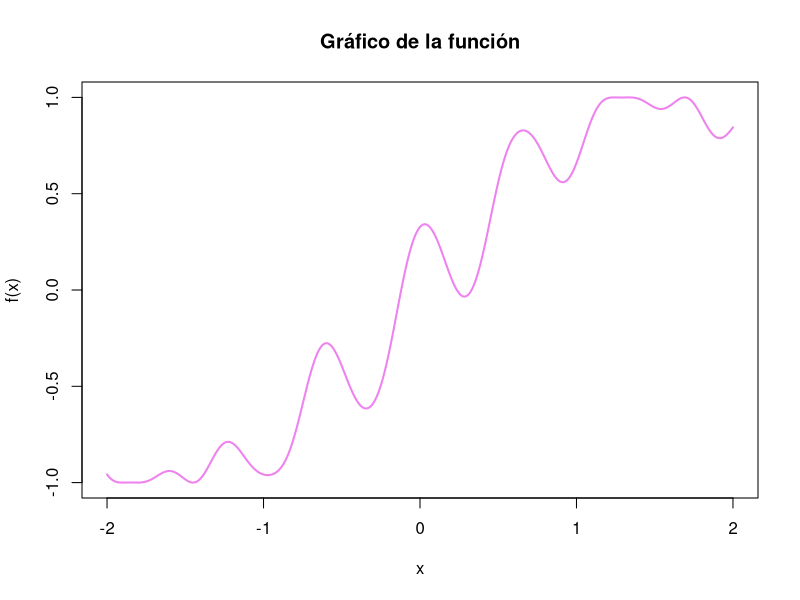
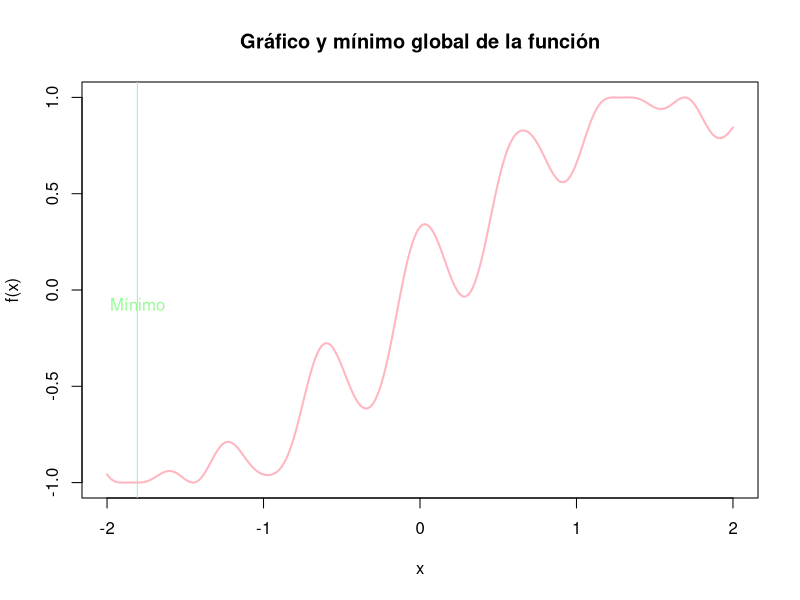
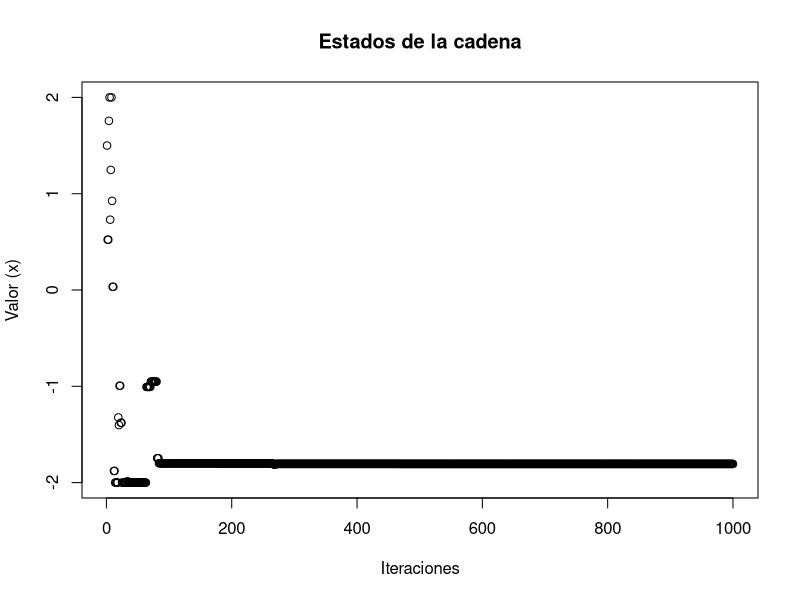
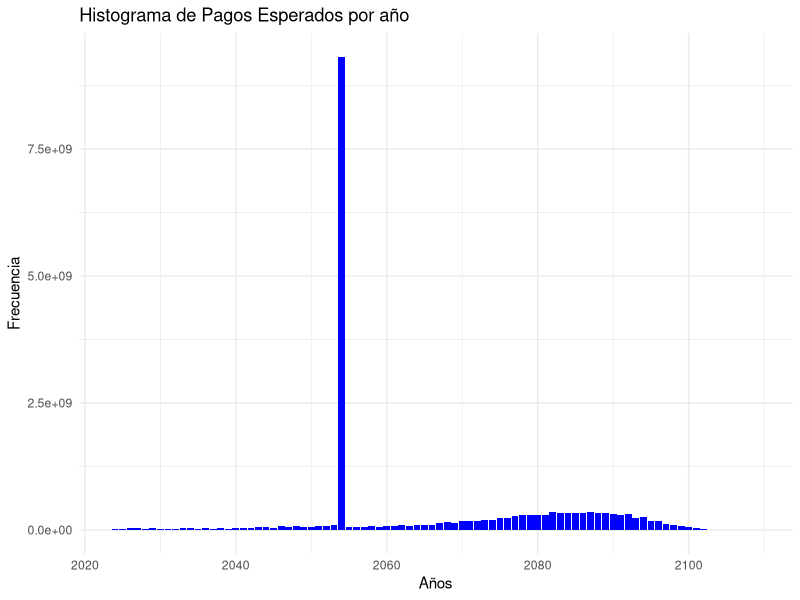
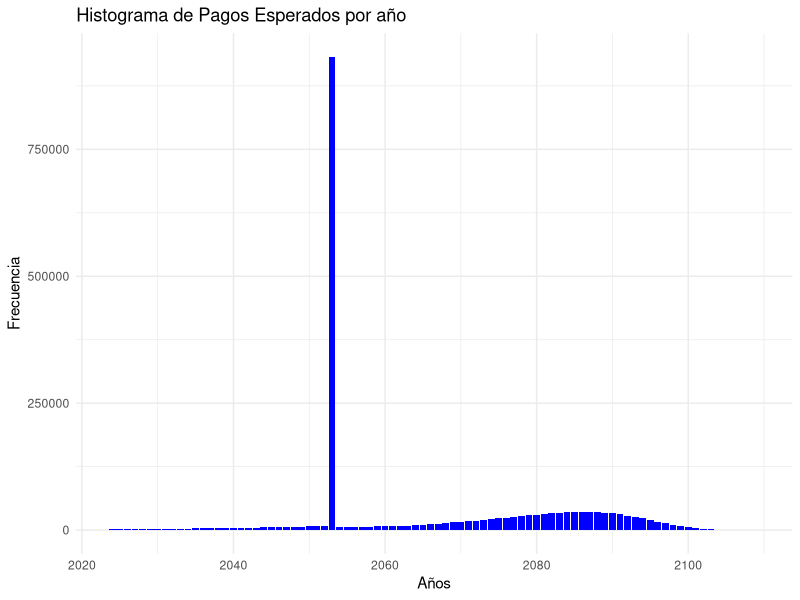
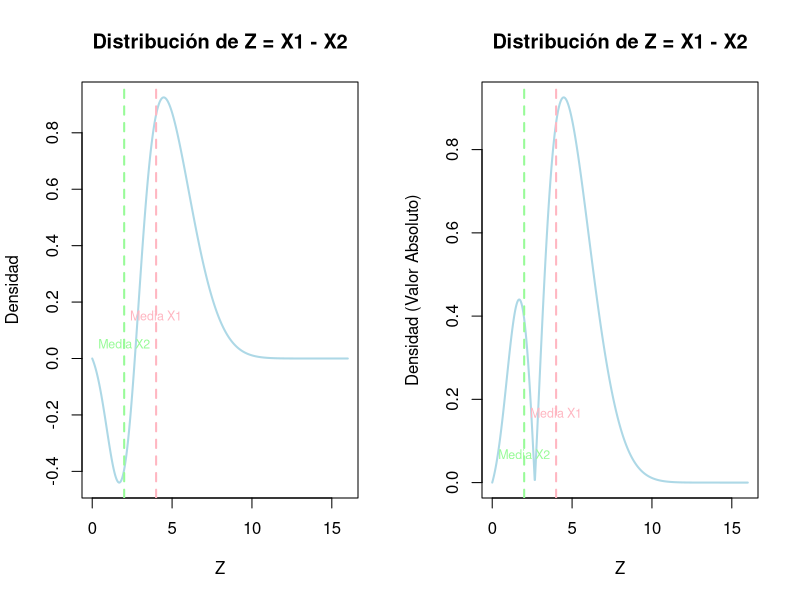
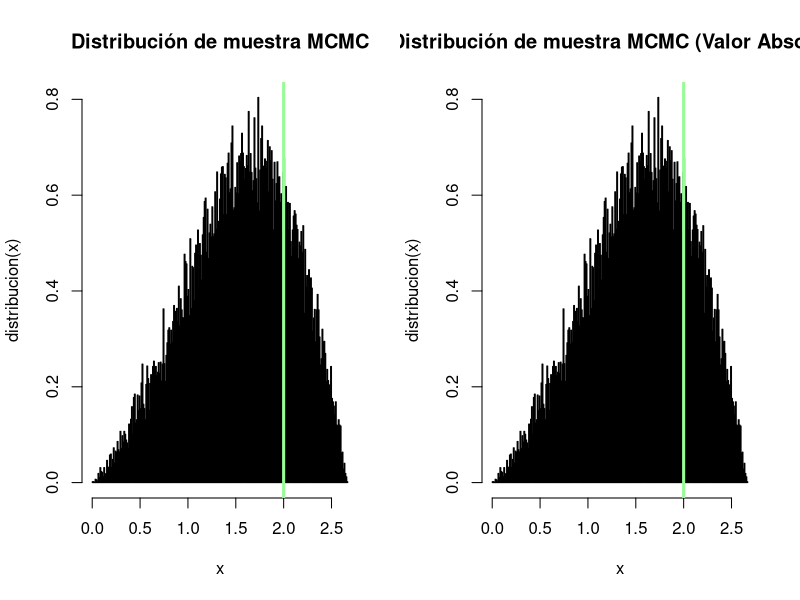
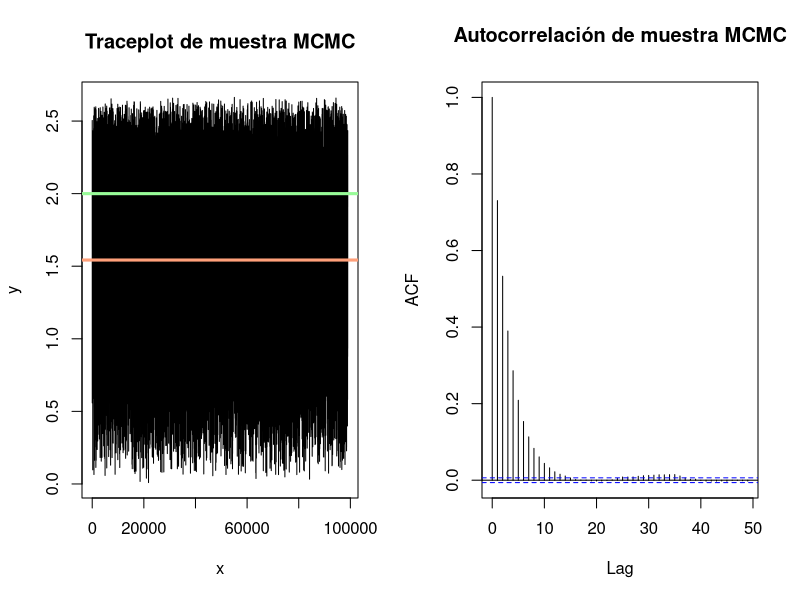

Reproduce these figures in R, in order.
## ---- chunk 1
knitr::opts_chunk$set(echo = TRUE)
## ---- chunk 2
library(tidyverse)
library(readxl)
## ---- chunk 3

#--Estimación de función de distribución mediante integración por Montecarlo--

set.seed(2901)
n <- 10^4 #tamaño de la muestra

X <- rnorm(n, 0.5, sqrt(0.5))

f <- dnorm(X, 0.5, sqrt(0.5))

valor_estimado_1 <- mean(f)

valor_real <- pnorm(-5, 0.5, sqrt(0.5))

comparacion <- data.frame("Estimación" = valor_estimado_1, "Valor real" = valor_real)

print(comparacion)
## ---- chunk 4

#--Estimación de función de distribución mediante Muestreo por Importancia--

A <- rexp(n)+6 #datos aleatorios mayores a 6 con distribución exponencial

w <- dnorm(A, 0.5, sqrt(0.5)) / dexp(A-6)

valor_estimado <- mean(w)

resumen <- data.frame("Estimación" = valor_estimado, "Valor real" = valor_real)

print(resumen)
## ---- chunk 5
error_absoluto <- abs(valor_estimado-valor_real)
## ---- chunk 6
fx <- function(x){sin(x + (cos(10*x)/3))} 
curve(fx,col="violet",lwd=2,from=-2,to = 2,n=1000,ylab="f(x)")
title("Gráfico de la función")
## ---- chunk 7
recalentamiento_simulado <- function(f,alpha=0.5,s0=0,niter,mini=-Inf,maxi=Inf){ 
  s_n <- s0 
  estados <- rep(0,niter) 
  iter_count <- 0 
  
  for(k in 1:niter){ 
    estados[k]<-s_n 
    T <- (1-alpha)^k
    s_new <- rnorm(1,s_n,1)
    
    if(s_new<mini){
      s_new <- mini
    } 
    
    if(s_new>maxi){
      s_new <- maxi
    } 
    
    dif <- f(s_new)-f(s_n)
    
    if(dif< 0){ 
      s_n <- s_new 
    } else { 
        random <- runif(1,0,1) 
        
        if(random <exp(-dif/T)){ 
          s_n <- s_new 
        } 
        
    } 
    
    iter_count <- iter_count +1
    
  }
  
  return(list(r=s_n,e=estados)) 
}

Resultado <- recalentamiento_simulado(fx,0.1,1.5,1000,-2,2) 
Resultado$r
## ---- chunk 8
curve(fx,col="#FFB6C1",lwd=2,from=-2,to = 2,n=1000,ylab="f(x)")
title("Gráfico y mínimo global de la función")
abline(v=Resultado$r,col="#98FB98")
text(Resultado$r, 0, "Mínimo", pos = 1, col = "#98FB98")
## ---- chunk 9
plot(Resultado$e, xlab = "Iteraciones", ylab = "Valor (x)", 
     main = "Estados de la cadena")
## ---- chunk 10
#Se carga la base de datos
tabla_vida <- read_excel("tavid2000-2150.xls",
                         col_types = "numeric")

#Se filtra la base de datos para obtener los datos de un hombre nacido en 1994 
#con edades mayor o igual a 30

datos <- subset(tabla_vida, sex == 1 & ynac == 1994 & edad >=30, select = c(edad,qx, year))

## ---- chunk 11
#Se obtienen las probabilidades de sobrevivencia

px <- 1- datos$qx

#Se añaden las probabilidades de sobrevivencia a la base datos
datos$px <- px
## ---- chunk 12

suma_asegurada_1 <- 10^6
suma_asegurada_2 <- 2*10^6

#--------------------MCMC---------------------------------|   

#Se simulan diversas trayectorias de vida de la persona
set.seed(2901)
iteraciones=10^4
n=length(px)
pago <- rep(0, 86)

for (i in 1:iteraciones) {
  U <- runif(n)  # Se toman como probabilidades de muerte
  t <- 1
  cont <- 1
  
  #Determinación del año de fallecimiento
  while (t == 1) {
    if (U[cont] < px[cont]) {
      cont <- cont + 1
    } else {
      t <- 0
    }
  }
  año_fallecimiento <- cont - 1
  
  #Asignar los pagos correspondientes al año de fallecimiento
  if (año_fallecimiento < 30) {
    pago[año_fallecimiento + 1] <- pago[año_fallecimiento + 1] + suma_asegurada_2 
  } else if (año_fallecimiento ==30) {
    pago[31] <- pago[31]+ suma_asegurada_1
  }else {
    pago[31] <- pago[31] + suma_asegurada_1 
    pago[año_fallecimiento + 1] <- pago[año_fallecimiento + 1] + suma_asegurada_1
  }
}

resultado <- data.frame("Años pago"= datos$year, "Pago" = pago)

## ---- chunk 13
ggplot(data = resultado, aes(x = Años.pago, y = Pago)) +  
  geom_bar(stat = "identity", fill = "blue") +  
  labs(title = "Histograma de Pagos Esperados por año", x = "Años", y = "Frecuencia")+
  theme_minimal()
## ---- chunk 14
#----- Método determinista-----------------------------------------------------|

qx<- datos$qx

#Se crea una función que obtiene n_p_30 (probabilidad de sobrevivencia acumulada)
n_p_30 <- c(0)

n_p_30_function <- function(px) {

  for (i in 1:length(px)) {
    resultado <-1
    for(j in 1: i){
      resultado <- resultado*px[j]
    }
    
    n_p_30[i] <- resultado
  }
  
  return(n_p_30)
}

n_p_30 <- n_p_30_function(px)

datos$n_p_30 <- n_p_30 


#se calculan los pagos esperados para cada año
pago_esperado <- c(0)
pago_esperado[1] <- suma_asegurada_2*qx[1]

#caso fallecimiento antes de los 60 años
for (i in 2: 29 ) {
    pago_esperado[i] <- suma_asegurada_2*n_p_30[i-1]*qx[i]
}

#caso sobrevive a los 60 años

pago_esperado[30] <-suma_asegurada_1*n_p_30[30]

#caso fallecimiento después de los 60 años

for (i in 1: (length(px)-30)) {
  pago_esperado[30+i] <- suma_asegurada_1*n_p_30[30+i-1]*qx[30+i]
}

resultado_determinista <- data.frame("Años pago"= datos$year, "Pago" = pago_esperado)
 
ggplot(data = resultado_determinista, aes(x = Años.pago, y = Pago)) +  
  geom_bar(stat = "identity", fill = "blue") +  
  labs(title = "Histograma de Pagos Esperados por año", x = "Años", y = "Frecuencia")+
  theme_minimal()

## ---- chunk 15
fnormal <- function(x,mu1,mu2,sigma1, sigma2) { 
  fx <- exp(-((x-mu1)^2/(2*(sigma1)))) - exp(-((x-mu2)^2/(2*(sigma2)))) 
  return(fx) 
}

mu1 <- 4
mu2 <- 2
sigma1 <- 4
sigma2 <- 1

fZ <- function(x){return(fnormal(x,mu1,mu2,sigma1,sigma2))}
## ---- chunk 16
# Valores para el rango de la gráfica
x_values <- seq(0, 16, length.out = 1000)

par(mfrow = c(1, 2))

# Gráfico de la distribución de Z y las medias de X1 y X2
plot(x_values, fZ(x_values), type = "l", col = "#ADD8E6", lwd = 2, 
     xlab = "Z", ylab = "Densidad", main = "Distribución de Z = X1 - X2")

# Líneas verticales para las medias de X1 y X2
abline(v = c(mu1, mu2), col = c("#FFB6C1", "#98FB98"), lty = c(2, 2), lwd = 2)

# Etiquetas para las medias
text(mu1, 0.20, "Media X1", pos = 1, col = "#FFB6C1", cex = 0.75)
text(mu2, 0.10, "Media X2", pos = 1, col = "#98FB98", cex = 0.75)

# Gráfico de la distribución en valor absoluto de Z y las medias de X1 y X2
plot(x_values, abs(fZ(x_values)), type = "l", col = "#ADD8E6", lwd = 2, xlab = "Z", 
     ylab = "Densidad (Valor Absoluto)", main = "Distribución de Z = X1 - X2")

abline(v = c(mu1, mu2), col = c("#FFB6C1", "#98FB98"), lty = c(2, 2), lwd = 2)

text(mu1, 0.20, "Media X1", pos = 1, col = "#FFB6C1", cex = 0.75)
text(mu2, 0.10, "Media X2", pos = 1, col = "#98FB98", cex = 0.75)
## ---- chunk 17
fpK <- function(x,y){ 
  pK <- dcauchy(y,location = x) #x es elcentro del pico de la distribución. 
  return(pK) 
} 

N <- 10^5 #Número de Iteraciones 
L <- 1000 #periodo quemado (burnin) 
MCMC <- matrix(data=0,nrow=N,ncol=12) 
colnames(MCMC) <- c("x","y","PIx","PIy","Kxy","Kyx","Rxy","Ryx","Mxy","Myx","Fxy",
                  "Salto") 
#1.Iniciar con un valor arbitrario de x del dominio de distribución 
x <- runif(1,-50,50)
for(i in 1:N){ 
  #2.Generamos la propuesta con una distribucion arbitraria 
  y <- rcauchy(1,location=x) #Valor aleatorio según X 
  
  #3.Tasa de Aceptación 
  PIx <- fZ(x) 
  PIy <- fZ(y) 
  Kxy <- fpK(x,y) 
  Kyx <- fpK(y,x) 
  Rxy <- (PIy*Kyx) / (PIx*Kxy) 
  Ryx <- (PIx*Kxy) / (PIy*Kyx) 
  
  #Matriz estocástica de los estados de la distribución estacionaria 
  if(x!=y){ 
    Mxy <- Kxy*min(1,Rxy) 
    Myx <- Kyx*min(1,Ryx) 
  } else {
    Mxy <- -1 
    Myx <- -1 
  } 
  
  #4.Criterio de Aceptacion o Rechazo 
  #Probabilidad de aceptación, runif(1) 
  Fxy <- runif(1) 
  MCMC[i,] <- c(x,y,PIx,PIy,Kxy,Kyx,Rxy,Ryx,Mxy,Myx,Fxy,0) 
  
  if(Fxy < Rxy) { 
    x <- y 
    lsalto <- 1 
  } else {
    lsalto <- 0 
  }
  
  MCMC[i,12]  <- lsalto
  
} 

mcmc <- MCMC[(L+1):N,"x"]
## ---- chunk 18
hist(mcmc, freq=FALSE, main="Distribución de muestra MCMC", xlab="x", 
     ylab="distribucion(x)", breaks=200) 
abline(v=mu1,col="#FFB6C1",lwd=3) 
abline(v=mu2,col="#98FB98",lwd=3)
## ---- chunk 19
hist(abs(mcmc), freq = FALSE, 
     main = "Distribución de muestra MCMC (Valor Absoluto)", 
     xlab = "x", ylab = "distribucion(x)", breaks = 200)
abline(v=mu1,col="#FFB6C1",lwd=3) 
abline(v=mu2,col="#98FB98",lwd=3)
## ---- chunk 20
media <- mean(mcmc)
media
## ---- chunk 21
options(scipen = 999)

plot(mcmc,type="l",xlab="x",ylab ="y",main="Traceplot de muestra MCMC")
abline(h=mu1,col="#FFB6C1",lwd=3) 
abline(h=mu2,col="#98FB98",lwd=3) 
abline(h=media,col="#FFA07A",lwd=3)
## ---- chunk 22
acf(mcmc,main="Autocorrelación de muestra MCMC")
## ---- chunk 23
m <- N-L 
acumulado <- cumsum(mcmc)/(1:m) 
plot(1:m,acumulado,col="#ADD8E6",type="l",ylab="promedio",xlab="Iteraciones", 
     main="Convergencia de la media de la muestra MCMC")
## ---- chunk 24
cat("Tasa de aceptación:", mean(MCMC[,"Salto"]),"\n")
